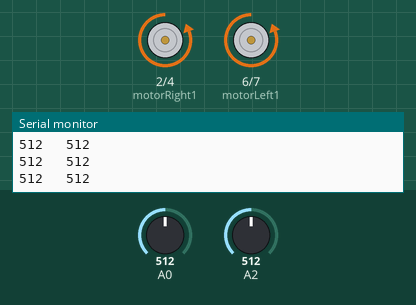
The sketch below on a simulated Arduino Uno, built with avr-gcc and run on an emulated ATmega328P. Parts: motor-driver pin pairs drawn as motors (green arrow = first pin HIGH = forward, orange = second pin HIGH = backward, longer = more drive, scaled by the enable pin), the last lines printed to the serial monitor. The test bench sets the inputs (shaded band); at power-on: A0 = 512, A2 = 512.

Above: at 1.2 s.
1.3 s: A0 set to 691
2.8 s: A0 set to 719
At 3.6 s:
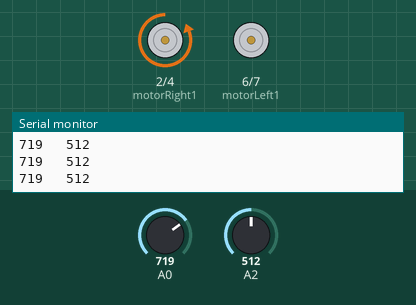
4.3 s: A0 set to 690
At 4.7 s:
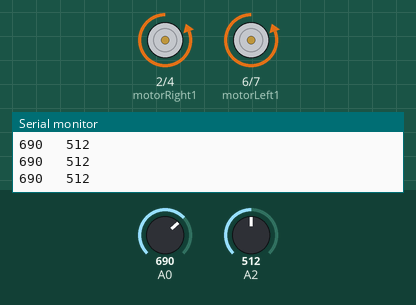
7.3 s: A2 set to 690
10.3 s: A2 set to 713
At 10.7 s:
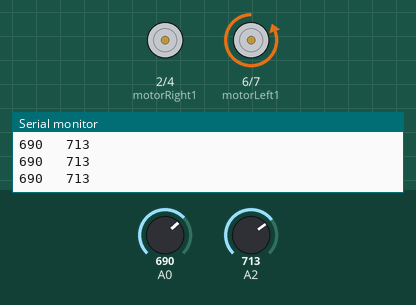
11.8 s: A2 set to 511
At 13.0 s:
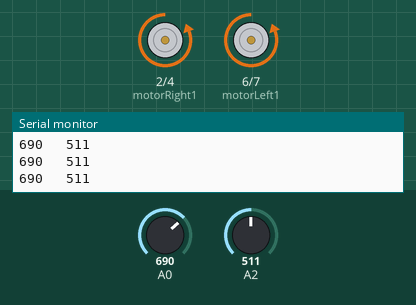
Timing chart, 0 to 14.3 s (numbered marks = the images above; inputs shaded):
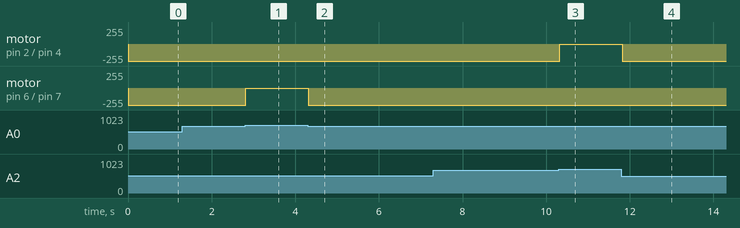

Measured:
- the behaviour switches between 700 and 701 on A0 (found by bisection; images 0 and 1)
- the behaviour switches between 700 and 701 on A2 (found by bisection; images 2 and 3)
- after the input at 2.8 s, motor on pin 6 (motorLeft1) / pin 7 (motorLeft2): backward 255/255 → stopped at once
- after the input at 4.3 s, motor on pin 6 (motorLeft1) / pin 7 (motorLeft2): stopped → backward 255/255 at once
- after the input at 10.3 s, motor on pin 2 (motorRight1) / pin 4 (motorRight2): backward 255/255 → stopped at once
- after the input at 11.8 s, motor on pin 2 (motorRight1) / pin 4 (motorRight2): stopped → backward 255/255 at once

The sketch:

witch_platform.ino
```cpp
// Программа для езды по линии с двумя датчиками. В отличие от езды с одним датчиком - тут рассматривается три случая. Случай первый - линия находится между
// двумя датчиками, оба датчика показывают, что находятся на против белого. В таком случае робот просто едет вперед. Второй случай - когда линия находится под левым датчиком.
// В таком случае машинка поворачивается и пытается вернуться на линию. В третьем случае - линия находится под правым датчиком, машинка поворачивает налево.
#include <SoftwareSerial.h>
SoftwareSerial HC06(10, 11);
int motorRight1 = 2;       // Правый мотор.
int motorRight2 = 4;
int enableRight = 3;

int motorLeft1 = 6;        // Левый мотор.
int motorLeft2 = 7;
int enableLeft = 5;
int x,y=0;
int control;               // Управление двигателями.
int motorSpeed = 255;
int line_stop = 0;
String status_ok = "OK";
void setup()
{
pinMode (motorRight1, OUTPUT);
  pinMode (motorRight2, OUTPUT);
  pinMode (enableRight, OUTPUT);

  pinMode (motorLeft1, OUTPUT);
  pinMode (motorLeft2, OUTPUT);
  pinMode (enableLeft, OUTPUT);
HC06.begin(9600);
Serial.begin(9600);
}

void loop()
{
if(HC06.available() > 0) //When HC06 receive something
  {
     char receive = HC06.read(); //Read from Serial Communication
    if(receive == '1') //If received data is 1, turn on the LED and send back the sensor data
    {
      HC06.println(line_stop);
      }
      if(receive == '2') //If received data is 1, turn on the LED and send back the sensor data
    {
      HC06.println(status_ok);

      }
    }
  x = analogRead(A0);
  y = analogRead(A2);
  Serial.print(x);
  Serial.print("   ");
    Serial.println(y);

  if (x < 700 && y < 700)       // оба датчика на белом, машинка едет вперед
  {
    line_stop = 0;
//    Serial.println("Forward");
    rightWheelForward ();
      leftWheelForward ();
  }

  if (x > 700 && y > 700)       // оба датчика на белом, машинка едет вперед
  {
    line_stop = 1;
//    Serial.println("Forward");
    rightWheelForward ();
      leftWheelForward ();
  }
  if (x > 700 && y < 700)       // один датчик на белом, другой на черном
  {
    line_stop = 0;
//    Serial.println("Left");

      leftWheelStop ();
      rightWheelForward ();
  }
  if (x < 700 && y > 700)       // один датчик на белом, другой на черном
  {
    line_stop = 0;
//    Serial.println("Right");
    rightWheelStop ();
      leftWheelForward ();
  }
}

void rightWheelForward () {               // Правое колесо вперёд.
  digitalWrite (motorRight1, LOW);
  digitalWrite (motorRight2, HIGH);
  analogWrite(enableRight, motorSpeed);
}

void leftWheelForward () {                // Левое колесо вперёд.
  digitalWrite (motorLeft1, LOW);
  digitalWrite (motorLeft2, HIGH);
  analogWrite(enableLeft, motorSpeed);
}

void rightWheelBack () {                  // Правое колесо назад.
  digitalWrite (motorRight1, HIGH);
  digitalWrite (motorRight2, LOW);
  analogWrite(enableRight, motorSpeed);
}

void leftWheelBack () {                   // Левое колесо назад.
  digitalWrite (motorLeft1, HIGH);
  digitalWrite (motorLeft2, LOW);
  analogWrite(enableLeft, motorSpeed);
}

void rightWheelStop () {                  // Правое колесо остановить.
  digitalWrite (motorRight1, LOW);
  digitalWrite (motorRight2, LOW);
  analogWrite(enableRight, 0);
}

void leftWheelStop () {                   // Левое колесо остановить.
  digitalWrite (motorLeft1, LOW);
  digitalWrite (motorLeft2, LOW);
  analogWrite(enableLeft, 0);
}
```
